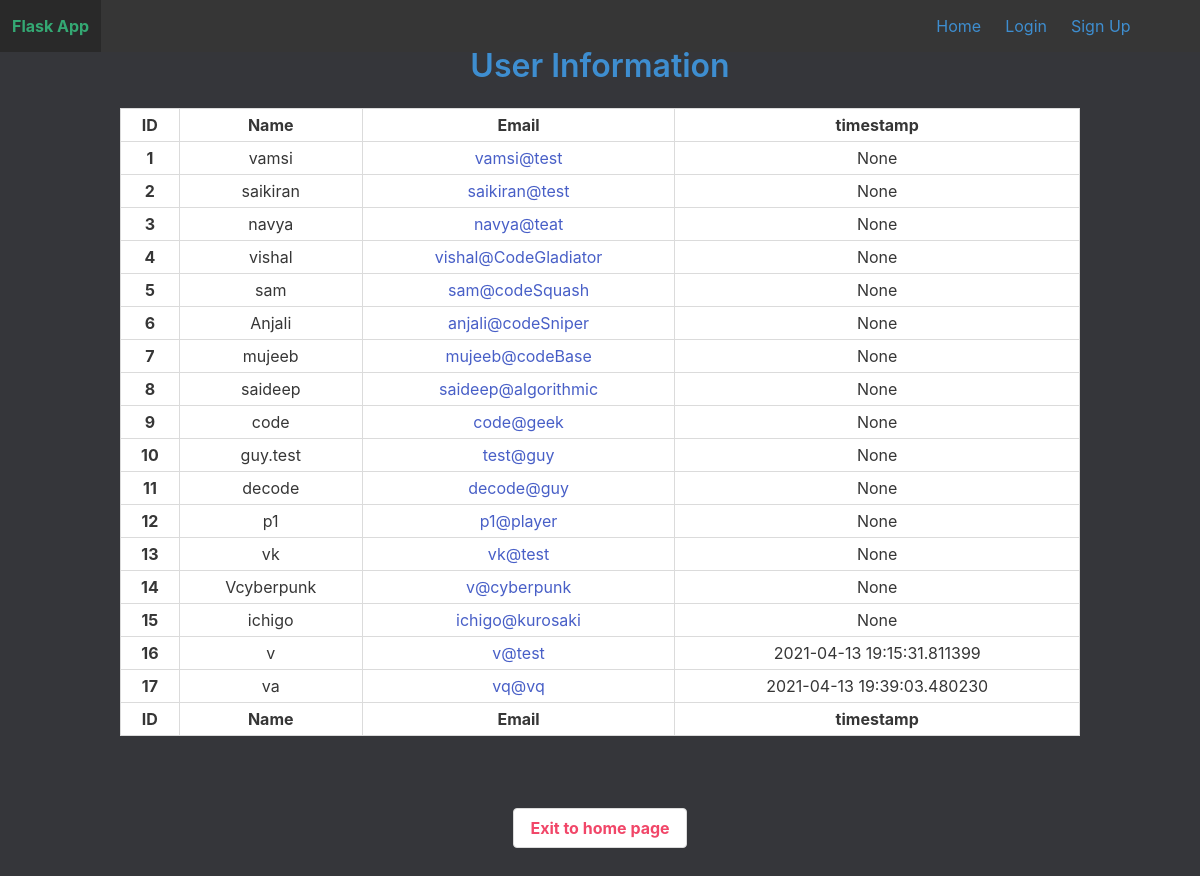
The page /admin on the database its author committed.
### models.py (models this page shows)
class User(UserMixin, db.Model):
    id = db.Column(db.Integer, primary_key=True)
    email = db.Column(db.String(100), unique=True)
    password = db.Column(db.String(100))
    name = db.Column(db.String(1000))
    timestamp = db.Column(db.DateTime, nullable=False)

### auth.py (the view)
@auth.route('/admin')
def admin():
    con = sqlite3.connect("project/user.sqlite")
    con.row_factory = sqlite3.Row
    cur = con.cursor()
    cur.execute("select * from User")
    rows = cur.fetchall()
    return render_template("admin.html", rows = rows)

### templates/admin.html
{% extends "base.html" %}
{% block content %}
<h3 class="title has-text-info">User Information</h3>
<div class="table-container">
    <table class="table is-bordered is-striped is-narrow is-hoverable is-fullwidth">
        <thead>
            <tr>
                <th>ID</th>
                <th>Name</th>
                <th>Email</th>
                <th>timestamp</th>
            </tr>
        </thead>
        <tfoot>
            <tr>
                <th>ID</th>
                <th>Name</th>
                <th>Email</th>
                <th>timestamp</th>
            </tr>
        </tfoot>
        {% for row in rows %}
        <tbody>
            <tr>
                <th>{{row["id"]}}</th>
                <td>{{row["name"]}}</td>
                <td><a href="mailto:{{row['email']}}">{{row['email']}}</a></td>
                <td>{{row["timestamp"]}}</td>
            </tr>
        </tbody>
        {% endfor %}
    </table>
</div>
<br><br>
<a class="button has-text-danger" href="{{ url_for('main.index') }}">
    <strong>Exit to home page</strong>
</a>
{% endblock %}

### templates/base.html (shortened to what this page needs)
<!DOCTYPE html>
<html>
<head>
    <link rel="stylesheet" href="https://cdnjs.cloudflare.com/ajax/libs/bulma/0.9.2/css/bulma.min.css" />
    <link rel="stylesheet" href="{{url_for('static',filename='main.css')}}">
</head>
<body>
    <nav class="navbar is-fixed-top is-dark" role="navigation" aria-label="main navigation">
        <div class="navbar-brand ">
            <a class="navbar-item has-text-success" href="{{ url_for('main.index') }}">
                <strong>Flask App</strong>
            </a>
        </div>
        <div class="container">
            <div id="NavMenu" class="navbar-menu">
                <div class="navbar-end">
                    <a href="{{ url_for('main.index') }}" class="navbar-item has-text-info">
                        Home
                    </a>
                    {% if not current_user.is_authenticated %}
                    <a href="{{ url_for('auth.login') }}" class="navbar-item has-text-info">
                        Login
                    </a>
                    <a href="{{ url_for('auth.signup') }}" class="navbar-item has-text-info">
                        Sign Up
                    </a>
                    {% endif %}
                </div>
            </div>
        </div>
    </nav>
    <section class="bg hero is-fullheight">
        <div class="hero-body">
            <div class="container has-text-centered">
                {% block content %}
                {% endblock %}
            </div>
        </div>
    </section>
</body>
</html>

### static/main.css (style rules this page uses)
.bg { background-color: #35363A; }

### rows shown on the page
User: id "1", name "vamsi", email "vamsi@test", timestamp "None"
User: id "2", name "saikiran", email "saikiran@test", timestamp "None"
User: id "3", name "navya", email "navya@teat", timestamp "None"
User: id "4", name "vishal", email "vishal@CodeGladiator", timestamp "None"
User: id "5", name "sam", email "sam@codeSquash", timestamp "None"
User: id "6", name "Anjali", email "anjali@codeSniper", timestamp "None"
User: id "7", name "mujeeb", email "mujeeb@codeBase", timestamp "None"
User: id "8", name "saideep", email "saideep@algorithmic", timestamp "None"
User: id "9", name "code", email "code@geek", timestamp "None"
User: id "10", name "guy.test", email "test@guy", timestamp "None"
User: id "11", name "decode", email "decode@guy", timestamp "None"
User: id "12", name "p1", email "p1@player", timestamp "None"
User: id "13", name "vk", email "vk@test", timestamp "None"
User: id "14", name "Vcyberpunk", email "v@cyberpunk", timestamp "None"
User: id "15", name "ichigo", email "ichigo@kurosaki", timestamp "None"
User: id "16", name "v", email "v@test", timestamp "2021-04-13 19:15:31.811399"
User: id "17", name "va", email "vq@vq", timestamp "2021-04-13 19:39:03.480230"
